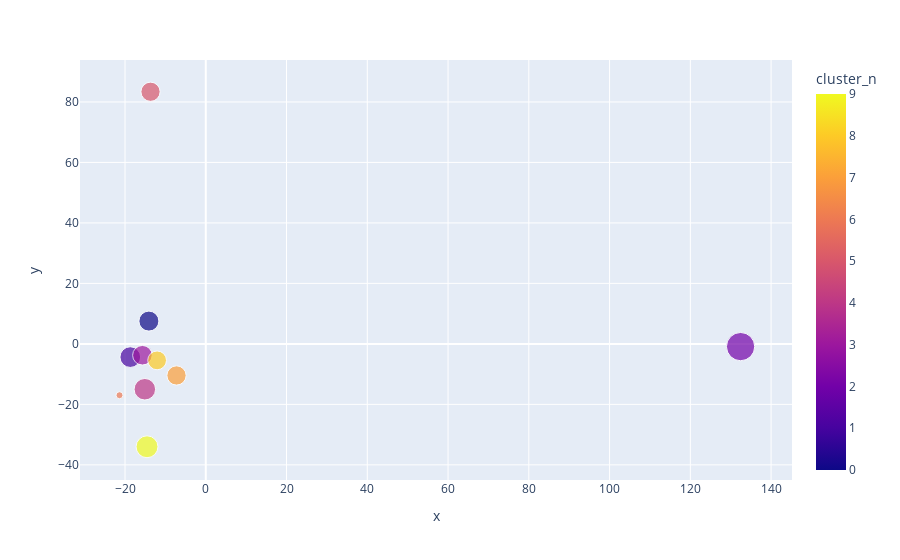

Notebook code for this chart:
### Code cell
import plotly.express as px

d = cluster_summary[:]
d['review_vol'] = d['review_vol']
d['top_words'] = d['top_words'].apply(lambda x: ' '.join(x[:5]))
fig = px.scatter(d, x='x', y='y', size='review_vol', color='cluster_n')
fig.update_layout(hovermode="closest")
fig

### Figure 1 — Plotly figure (JSON) as saved in the notebook; plotly's stock layout.template omitted (floating-point values rounded to 4 significant figures)
{"data": [{"hovertemplate": "x=%{x}<br>y=%{y}<br>review_vol=%{marker.size}<br>cluster_n=%{marker.color}<extra></extra>", "legendgroup": "", "marker": {"color": [0, 1, 2, 3, 4, 5, 6, 7, 8, 9], "coloraxis": "coloraxis", "size": [196, 210, 392, 188, 227, 181, 24, 182, 173, 235], "sizemode": "area", "sizeref": 0.98, "symbol": "circle"}, "mode": "markers", "name": "", "orientation": "v", "showlegend": false, "type": "scatter", "x": [-14.08, -18.69, 132.4, -15.69, -15.09, -13.68, -21.36, -7.242, -12.05, -14.55], "xaxis": "x", "y": [7.533, -4.37, -0.8987, -3.756, -15.0, 83.37, -16.97, -10.44, -5.452, -34.01], "yaxis": "y"}], "layout": {"coloraxis": {"colorbar": {"title": {"text": "cluster_n"}}, "colorscale": [[0, "#0d0887"], [0.1111, "#46039f"], [0.2222, "#7201a8"], [0.3333, "#9c179e"], [0.4444, "#bd3786"], [0.5556, "#d8576b"], [0.6667, "#ed7953"], [0.7778, "#fb9f3a"], [0.8889, "#fdca26"], [1, "#f0f921"]]}, "hovermode": "closest", "legend": {"itemsizing": "constant", "tracegroupgap": 0}, "margin": {"t": 60}, "xaxis": {"anchor": "y", "domain": [0, 1], "title": {"text": "x"}}, "yaxis": {"anchor": "x", "domain": [0, 1], "title": {"text": "y"}}}}
